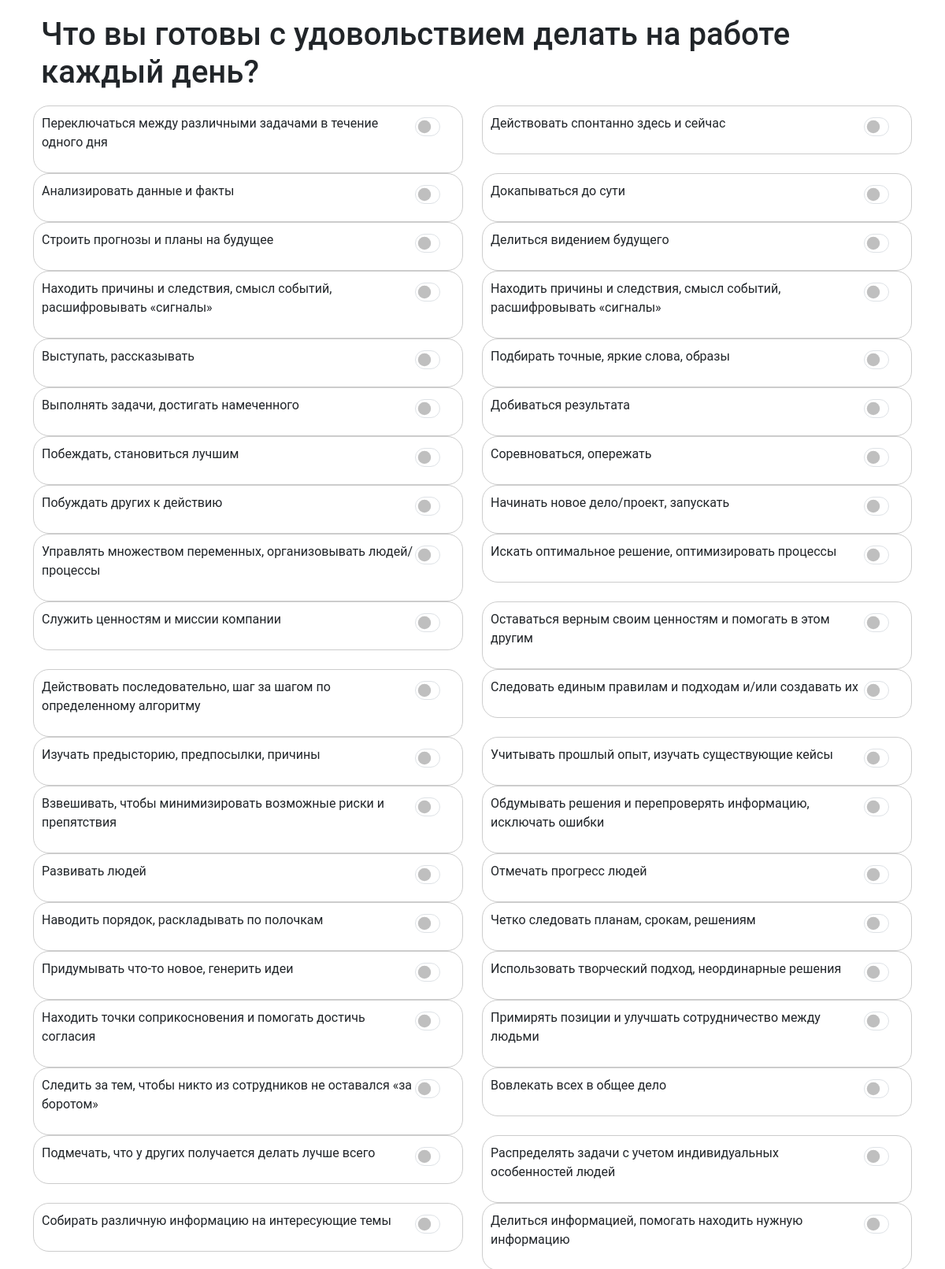
Page /questions/92/ (upper part) on the committed database.
### questionnaire/models.py (models this page shows, shortened)
class Question(models.Model):
    text = models.CharField(max_length=100)

### questionnaire/views.py (the view)
# urls.py: path('questions/<int:user_id>/', views.questions, name='questions'),
def questions(request, user_id):
    if request.method == 'POST':
        selected_questions = {}
        questions = Question.objects.all()
        for question in questions:
            answer_text = request.POST.get(f'question_{question.id}', None)
            if answer_text == 'on':
                user = User.objects.get(id=user_id)
                competence = Competence.objects.filter(questions=question).first()
                if competence:
                    UserResult.objects.create(competence_name=competence, user=user, competence_count=1)
                    selected_questions[question.id] = competence.id
        request.session['session_selected_questions'] = selected_questions
        return redirect(f'/selected_questions/{user_id}/')
    else:
        questions = Question.objects.all()
        return render(request, 'questions.html', {'questions': questions})

### templates/questions.html (shortened to what this page needs)
{% load static %}
<html>
<head>
    <link href="https://cdn.jsdelivr.net/npm/bootstrap@5.3.2/dist/css/bootstrap.min.css" rel="stylesheet">
    <link rel="stylesheet" type="text/css" href="{% static 'css/styles.css' %}">
</head>
<body>
<div class="container">
    <form method="POST">
        <h1>Что вы готовы с удовольствием делать на работе каждый день?</h1>
        <div class="row justify-content-between">
            {% for question in questions %}
                <div class="col-lg-6" data-page="1">
                    <div class="question-block">
                        <p>{{ question.text }}</p>
                        <div class="form-check form-switch">
                            <input class="form-check-input" type="checkbox" name="question_{{ question.id }}" id="answer_{{ question.id }}">
                        </div>
                    </div>
                </div>
            {% endfor %}
        </div>
    </form>
</div>

### static/css/styles.css (style rules this page uses)
body { font-family: 'Roboto', sans-serif; padding: 10px; }
.question-block { border: 1px solid #ccc; padding: 10px; margin-bottom: 0px; display: flex; align-items: flex-start; border-radius: 20px; }
.form-check-input { flex: 0 0 auto; margin-left: 10px; width: 24px; height: 24px; }
.question-block .form-check { margin-left: auto; }
h1 { position: sticky; top: 0; background-color: white; z-index: 999; padding: 10px; }

### rows in the picture
Question: text "Переключаться между различными задачами в течение одного дня"
Question: text "Действовать спонтанно здесь и сейчас"
Question: text "Анализировать данные и факты"
Question: text "Докапываться до сути"
Question: text "Строить прогнозы и планы на будущее"
Question: text "Делиться видением будущего"
Question: text "Находить причины и следствия, смысл событий, расшифровывать «сигналы»"
Question: text "Находить причины и следствия, смысл событий, расшифровывать «сигналы»"
Question: text "Выступать, рассказывать"
Question: text "Подбирать точные, яркие слова, образы"
Question: text "Выполнять задачи, достигать намеченного"
Question: text "Добиваться результата"
Question: text "Побеждать, становиться лучшим"
Question: text "Соревноваться, опережать"
Question: text "Побуждать других к действию"
Question: text "Начинать новое дело/проект, запускать"
Question: text "Управлять множеством переменных, организовывать людей/процессы"
Question: text "Искать оптимальное решение, оптимизировать процессы"
Question: text "Служить ценностям и миссии компании"
Question: text "Оставаться верным своим ценностям и помогать в этом другим"
Question: text "Действовать последовательно, шаг за шагом по определенному алгоритму"
Question: text "Следовать единым правилам и подходам и/или создавать их"
Question: text "Изучать предысторию, предпосылки, причины"
Question: text "Учитывать прошлый опыт, изучать существующие кейсы"
Question: text "Взвешивать, чтобы минимизировать возможные риски и препятствия"
Question: text "Обдумывать решения и перепроверять информацию, исключать ошибки"
Question: text "Развивать людей"
Question: text "Отмечать прогресс людей"
Question: text "Наводить порядок, раскладывать по полочкам"
Question: text "Четко следовать планам, срокам, решениям"
Question: text "Придумывать что-то новое, генерить идеи"
Question: text "Использовать творческий подход, неординарные решения"
Question: text "Находить точки соприкосновения и помогать достичь согласия"
Question: text "Примирять позиции и улучшать сотрудничество между людьми"
Question: text "Следить за тем, чтобы никто из сотрудников не оставался «за боротом»"
Question: text "Вовлекать всех в общее дело"
Question: text "Подмечать, что у других получается делать лучше всего"
Question: text "Распределять задачи с учетом индивидуальных особенностей людей"
Question: text "Собирать различную информацию на интересующие темы"
Question: text "Делиться информацией, помогать находить нужную информацию"
